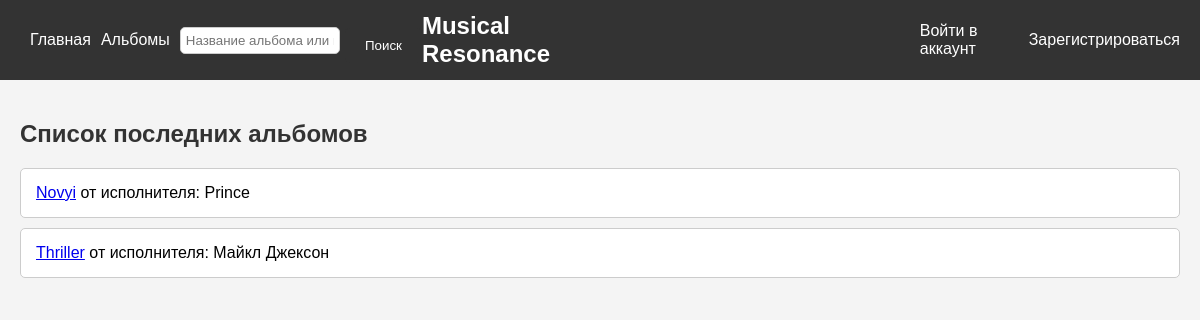
The page / on the database its author committed.
### album/models.py (models this page shows, shortened)
class Album(models.Model):
    title = models.CharField(max_length=200)
    artist = models.CharField(max_length=200)
    genre = models.CharField(max_length=100)
    release_date = models.DateField()
    cover_image = models.ImageField(upload_to='album_covers/')

### album/views.py (the view)
# urls.py: path('', views.home, name='home'),
def home(request):
    albums = Album.objects.all()
    return render(request, 'album/home.html', {'albums': albums})

### album/templates/album/home.html (shortened to what this page needs)
{% extends 'album/base.html' %}
{% block content %}
    <h2>Список последних альбомов</h2>
    <ul>
        {% for album in albums %}
            <li>
                <a href="{% url 'album_detail' album.id %}">{{ album.title }}</a> от исполнителя: {{ album.artist }}
            </li>
        {% endfor %}
    </ul>
{% endblock %}

### album/static/album/styles.css (style rules this page uses)
body { font-family: Arial, sans-serif; margin: 0; padding: 0; background-color: #f4f4f4; }
h2 { color: #333; }
ul { list-style-type: none; padding: 0; }
ul li { background: white; margin: 10px 0; padding: 15px; border: 1px solid #ccc; border-radius: 5px; }

### rows shown on the page
Album: title "Novyi", artist "Prince"
Album: title "Thriller", artist "Майкл Джексон"
